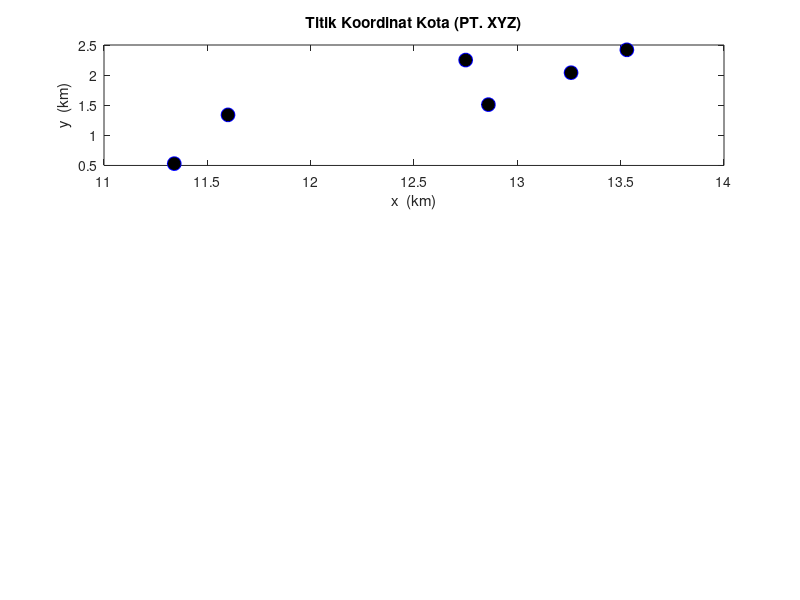

Reproduce this figure in MATLAB. (Note: this script raises an error after producing the figure.)
%**************************************************************************
%                 VRP Problem Using ACO cluster 2
% -------------------------------------------------------------------------
% By     : Gita Anggita Lestari
% Contact: gitaanggitalstr@gmail.com             Last update: sept 13, 2019
% -------------------------------------------------------------------------                             
% This program is developed to find shortest path (minimum cost)between
% some cities. 
% 
% There are 4  parts in this program:
% 1.Main program of ACO (myaco.m)
% 2.Function to generate solution (ant_tour.m)
% 3.Function to calculate the cost (distance) (calculate_cost.m)
% 4.Function to update the traces (update_the_trace.m)
%**************************************************************************
 
%**************************************************************************
%                   The Program Start Here                    
%*------------------------------------------------------------------------
% function myaco(num_of_nodes,num_of_ants, max_iteration)
function myaco()
% inputs
miter=1000; % banyak iterasi
m=2; % banyak semut
n=6; %jumlah kotas
% parameters
e=0.6;            % evaporation coefficient.
alpha=1;          % effect of ants' sight.
beta=12;           % trace's effect.
t=0.02*ones(n); % primary tracing.
el=.97;           % common cost elimination. 
% -------------------------------------------------------------------------
% % Generate coordinates of cities and plot
% for i=1:n
%     x(i)=rand*20;
%     y(i)=rand*20;
% end

% matrix coordinates of cities cluster 2
map_index=[5	6	7	12	17	18];
map_x=[12.75	13.53	13.26	11.60	12.86	11.34];
map_y=[2.25	2.42	2.04	1.34	1.51	0.53];
node=[map_index;map_x;map_y];
% Generate coordinates of cities and plot
for i=1:n
    x(i)= map_x(i);
    y(i)= map_y(i);
end 

subplot(3,1,1);
plot(x,y,'o','MarkerFaceColor','k','MarkerEdgeColor','b','MarkerSize',10);
title('Titik Koordinat Kota (PT. XYZ)');
xlabel('x  (km)');
ylabel('y  (km)');

% generating distace between cities matrix.
%for i=1:n
%    for j=1:n
%        d(i,j)=sqrt((x(i)-x(j))^2+(y(i)-y(j))^2);
%    end
%end
d=[0 1 0.6 2.8 3.4 4.2;
   1 0 1 3.9 3.7 5.3;
   0.6 1 0 3.4 2.8 4.8;
   2.8 3.9 3.4 0 3.6 1.4;
   3.4 3.7 2.8 3.6 0 5.4;
   4.2 5.3 4.8 1.4 5.4 0];

% generating sight matrix.
for i=1:n
    for j=1:n
        if d(i,j)==0
            h(i,j)=0;
        else
            h(i,j)=1/d(i,j);
        end
    end
end
h=h
% ------------------------------------------------------------------------
%             Main Algorithm: ACO Meta heuristic procedure
% a.  Probabilistic solution construction biased by
%     pheromone trails, without forward pheromone
%     updating
% b.  Deterministic backward path with loop elimination
%     and with pheromone updating--> update_the_trace
% c.  Evaluation of the quality of the solutions
%     generated and use of the solution quality in
%     determining the quantity of pheromone to deposit-->calculate_cost
% -------------------------------------------------------------------------
for i=1:miter
% Step 1: Forward ants and solution construction

% Generate places for each ant    
for j=1:m
    start_places(j,1)=fix(1+rand*(n-1));
end
% Step 2:probabilistic solution contruction   
    [tour]=ant_tour(start_places,m,n,h,t,alpha,beta);
    tour=horzcat(tour,tour(:,1));
    
% Step 3: Calculate the cost --> total distace
    [cost,f]=calculate_cost(m,n,d,tour,el);
    [t]=update_the_trace(m,n,t,tour,f,e);
    average_cost(i)=mean(cost);
    
% Step 4: Determine the best route
    [min_cost(i),best_index]=min(cost);
    besttour(i,:)=tour(best_index,:);
    iteration(i)=i;
end
% -------------------------------------------------------------------------

% Plot Average of tour distance vs Number of Iterations
subplot(3,1,2);plot(iteration,average_cost);
title('Rata-Rata Jarak vs Jumlah Iterasi');
xlabel('iteration');
ylabel('Jarak(Km)');

% Plot the best route
[k,l]=min(min_cost); % jarak
for i=1:n+1
    X(i)=x(besttour(l,i));
    Y(i)=y(besttour(l,i));
end
subplot(3,1,3);plot(X,Y,'--o',...
                'MarkerEdgeColor','k',...
                'MarkerFaceColor','b',...
                'MarkerSize',10)
xlabel('x (km)');ylabel('y (km)');
title(['Total Jarak(Km)= ',num2str(k)]);
% fprintf('\nTotal Jarak = %d\n',k);
fprintf('\n')

% Get Route Path 
batas = length(map_index);
path = [];
for i=1:batas
    itter = 0;
    index_x = X(i);
    index_y = Y(i);
    for j=1:batas
        if index_x == node(2,[j]) && index_y == node(3,[j])
            itter = itter + 1;
            path(i)=node(1,[j]);
        end
    end
end
titik_awal = num2str(path(1));jalan = num2str(path);
fprintf('Total Jarak = ')
disp(min(min_cost));
fprintf('Rute =  ');
fprintf(titik_awal);fprintf('  ');
fprintf(jalan);fprintf('  ');
fprintf(titik_awal)
fprintf('\n')
end
%**************************************************************************
%                   Ending of Program                          
%**************************************************************************

